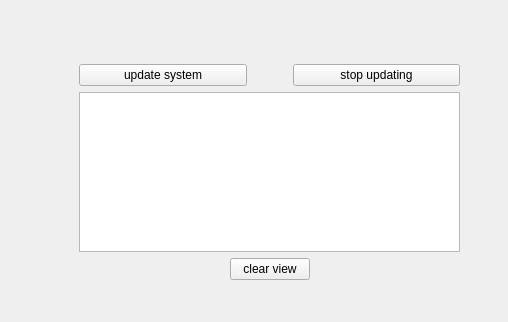
<?xml version="1.0" encoding="UTF-8"?>
<ui version="4.0">
 <class>train</class>
 <widget class="QWidget" name="train">
  <property name="geometry">
   <rect>
    <x>0</x>
    <y>0</y>
    <width>508</width>
    <height>322</height>
   </rect>
  </property>
  <property name="windowTitle">
   <string>Form</string>
  </property>
  <widget class="QWidget" name="verticalLayoutWidget">
   <property name="geometry">
    <rect>
     <x>79</x>
     <y>39</y>
     <width>381</width>
     <height>241</height>
    </rect>
   </property>
   <layout class="QVBoxLayout" name="layout">
    <item>
     <spacer name="verticalSpacer_3">
      <property name="orientation">
       <enum>Qt::Vertical</enum>
      </property>
      <property name="sizeHint" stdset="0">
       <size>
        <width>20</width>
        <height>40</height>
       </size>
      </property>
     </spacer>
    </item>
    <item>
     <spacer name="verticalSpacer_2">
      <property name="orientation">
       <enum>Qt::Vertical</enum>
      </property>
      <property name="sizeHint" stdset="0">
       <size>
        <width>20</width>
        <height>40</height>
       </size>
      </property>
     </spacer>
    </item>
    <item>
     <spacer name="verticalSpacer">
      <property name="orientation">
       <enum>Qt::Vertical</enum>
      </property>
      <property name="sizeType">
       <enum>QSizePolicy::Maximum</enum>
      </property>
      <property name="sizeHint" stdset="0">
       <size>
        <width>20</width>
        <height>40</height>
       </size>
      </property>
     </spacer>
    </item>
    <item>
     <layout class="QHBoxLayout" name="horizontalLayout">
      <item>
       <widget class="QPushButton" name="train_2">
        <property name="text">
         <string>update system</string>
        </property>
       </widget>
      </item>
      <item>
       <spacer name="horizontalSpacer">
        <property name="orientation">
         <enum>Qt::Horizontal</enum>
        </property>
        <property name="sizeType">
         <enum>QSizePolicy::Minimum</enum>
        </property>
        <property name="sizeHint" stdset="0">
         <size>
          <width>40</width>
          <height>20</height>
         </size>
        </property>
       </spacer>
      </item>
      <item>
       <widget class="QPushButton" name="stop">
        <property name="text">
         <string>stop updating</string>
        </property>
       </widget>
      </item>
     </layout>
    </item>
    <item>
     <layout class="QVBoxLayout" name="verticalLayout">
      <item>
       <widget class="QPlainTextEdit" name="terminal"/>
      </item>
     </layout>
    </item>
    <item>
     <layout class="QHBoxLayout" name="horizontalLayout_2">
      <item>
       <spacer name="horizontalSpacer_2">
        <property name="orientation">
         <enum>Qt::Horizontal</enum>
        </property>
        <property name="sizeHint" stdset="0">
         <size>
          <width>40</width>
          <height>20</height>
         </size>
        </property>
       </spacer>
      </item>
      <item>
       <widget class="QPushButton" name="clear">
        <property name="text">
         <string>clear view</string>
        </property>
       </widget>
      </item>
      <item>
       <spacer name="horizontalSpacer_3">
        <property name="orientation">
         <enum>Qt::Horizontal</enum>
        </property>
        <property name="sizeHint" stdset="0">
         <size>
          <width>40</width>
          <height>20</height>
         </size>
        </property>
       </spacer>
      </item>
     </layout>
    </item>
   </layout>
  </widget>
 </widget>
 <resources/>
 <connections/>
</ui>
